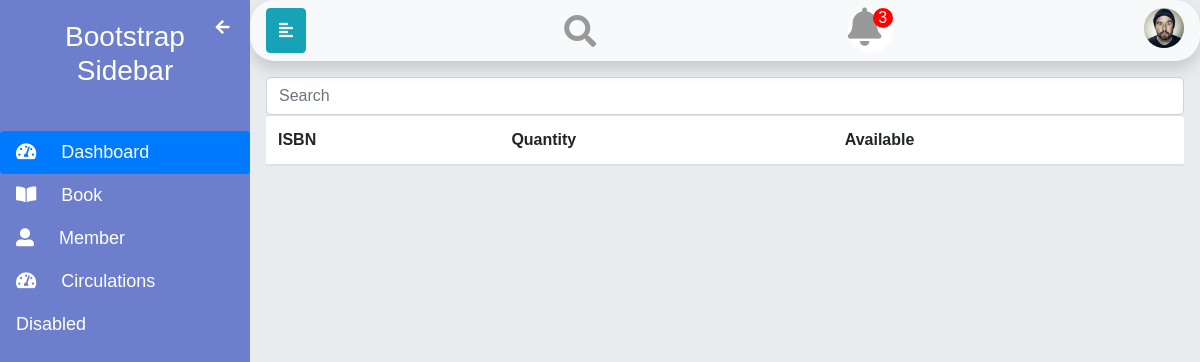
The page /books/ (signed in) on the database as committed earlier.
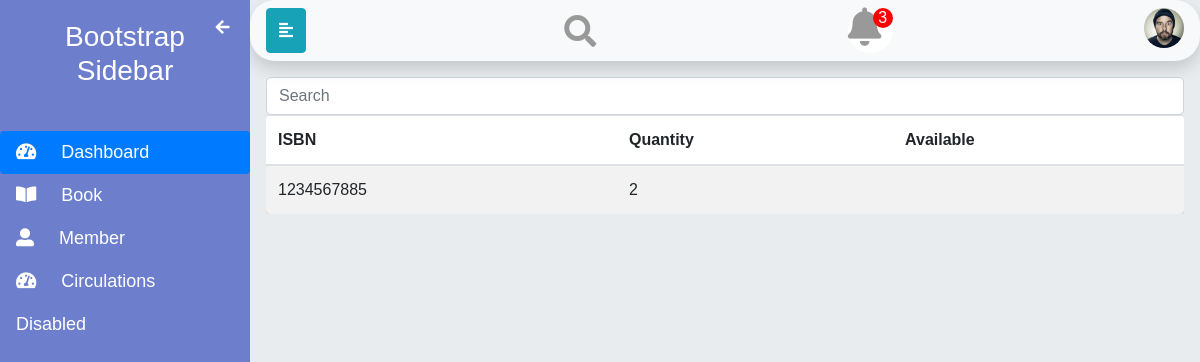
The same page on the database as committed later.
### LMS/models.py (models this page shows, shortened)
class ISBN(models.Model):
    isbn = models.PositiveIntegerField(primary_key=True)
    author = models.CharField(max_length=30)
    title = models.CharField(max_length=100)
    category = models.CharField(max_length=30)
    publisher = models.CharField(max_length=30)
    price = models.PositiveIntegerField(default=0)
    quantity = models.PositiveIntegerField(default=0)
    issued = models.PositiveIntegerField(default=0)
    deactive = models.PositiveIntegerField(default=0)

### LMS/views.py (the view)
# urls.py: path('books/',views.books,name='books'),
def books(request):
    user = auth.get_user(request)
    if not user.is_staff:
        return redirect_to_login(next=request.path)
    return render(request, 'book.html',context={'isbns':ISBN.objects.all()})

### LMS/templates/book.html (shortened to what this page needs)
{% extends 'base.html' %}
{% block content %}
    <input onkeyup="searchTable()" data-target="#allBook" type="text" class="form-control searchTable" style="width:100%"
                    placeholder="Search">
                <table id="table" class="table table-striped bg-white">
                    <thead>
                        <tr>
                            <th>ISBN
                            </th>
                            <th>Quantity
                            </th>
                            <th>
                                Available
                            </th>
                        </tr>
                    </thead>
                    <tbody id="allBook">
                    {% for isbn in isbns %}
                        <tr>
                            <td>{{ isbn.isbn }}</td>
                            <td>{{ isbn.quantity }}</td>
                            <td>{{ isbn.count_issued }}</td>
                        </tr>
                    {% endfor %}
                    </tbody>
                </table>
{% endblock %}

Rows that differ between the two databases and show on the page:
added ISBN: isbn "1234567885", quantity "2"
